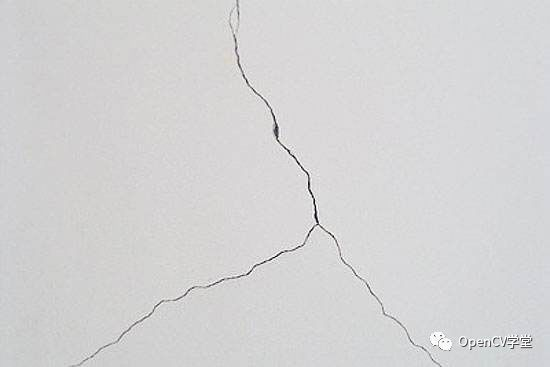
#> input picture FiberMeasurement/test.jpg, 550 x 367 px, found by its file name
$ python opencv_gabor.py   (older library calls are emulated)
#> lines starting #> are read from the running program, lines starting #| are printed output that depends on the picture
import cv2
import numpy as np
import matplotlib.pyplot as plt
import math

"""
在实际计算中，一般情况下会根据输入的theta与lambd的不同，得到一系列的Gabor的滤波器组合，
然后把它们的结果相加输出，得到最终的输出结果，在纹理提取，图像分割、纹理分类中特别有用，
Gabor滤波器的任意组合提供了非常强大的图像分类能力，被认为是最接近于现代深度学习方式进行图像分类的算法之一。
Gabor滤波器应用也非常广泛，几乎从图像处理、分割、分类、对象匹配、人脸识别、文字OCR等领域都有应用。
"""

def BGR2GRAY(img):
    # Grayscale
    gray = 0.2126 * img[..., 2] + 0.7152 * img[..., 1] + 0.0722 * img[..., 0]
    return gray


def build_filters():
    filters = []
    for theta in np.arange(0, np.pi, np.pi / 4):  # gabor方向，0°，45°，90°，135°，共四个
        kernel = cv2.getGaborKernel((11, 11), sigma=1.5, theta=theta, lambd=3, gamma=1.2, psi=0, ktype=cv2.CV_32F)

        # kernel normalization
        kernel /= 1.5 * kernel.sum()
        filters.append(kernel)
    return filters


def process(img, filters):
    accu = np.zeros_like(img)
    for kern in filters:
        f_img = cv2.filter2D(img, cv2.CV_8UC3, kern)
        np.add(accu, f_img, out=accu)
#> this loop made 4 passes
#> pass 1, in process, `f_img = cv2.filter2D(img, cv2.CV_8UC3, kern)`:
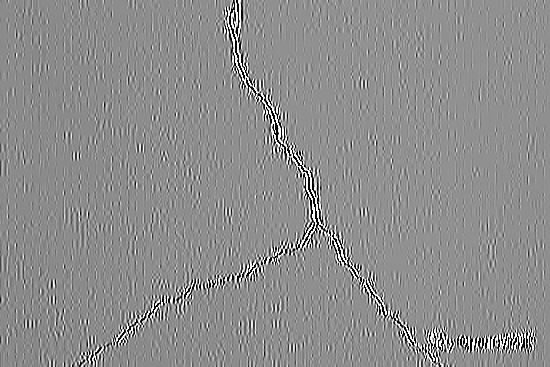
#> f_img: shape (367, 550); min 0, max 255, mean 141.3
#> pass 2, in process, `f_img = cv2.filter2D(img, cv2.CV_8UC3, kern)`:
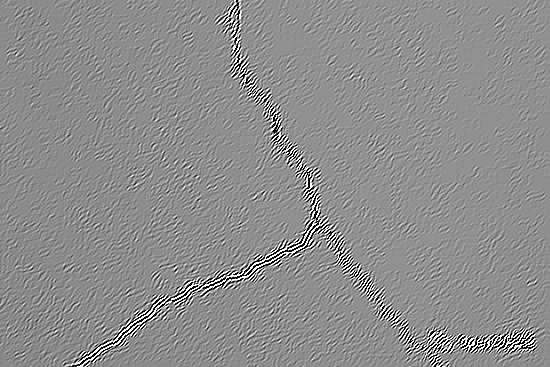
#> f_img: shape (367, 550); min 0, max 255, mean 141.2
#> pass 3, in process, `f_img = cv2.filter2D(img, cv2.CV_8UC3, kern)`:
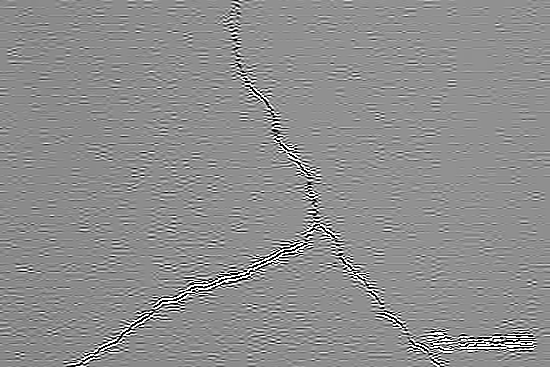
#> f_img: shape (367, 550); min 0, max 255, mean 141.3
#> after the loop:
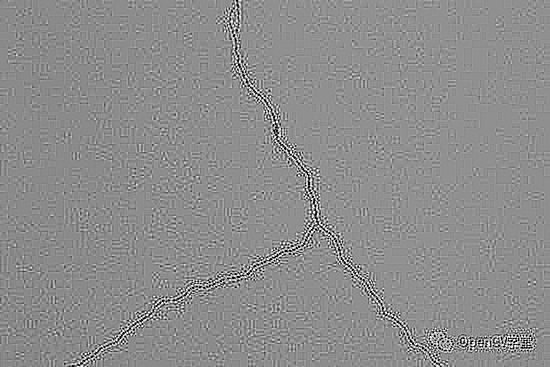
#> accu: shape (367, 550) float32; min 0, max 1020, mean 564.9; drawn with min black and max white
    accu = accu / accu.max() * 255
    return accu


# 加载图片并转换为0-1之间数值float32格式
img = cv2.imread('test.jpg').astype(np.float32)
gray = BGR2GRAY(img).astype(np.float32)

filters = build_filters()
out = process(gray, filters)
cv2.imshow("result", out)
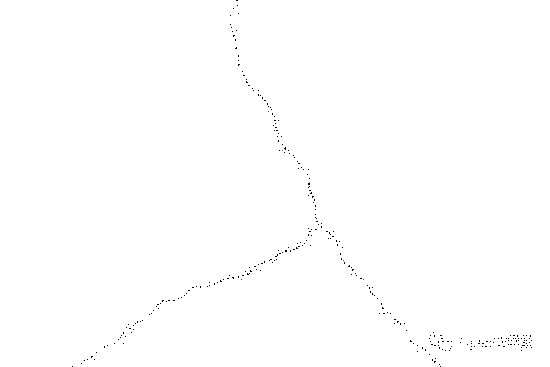
#> window 'result': shape (367, 550); min 0, max 255, mean 254.4
cv2.waitKey(0)
